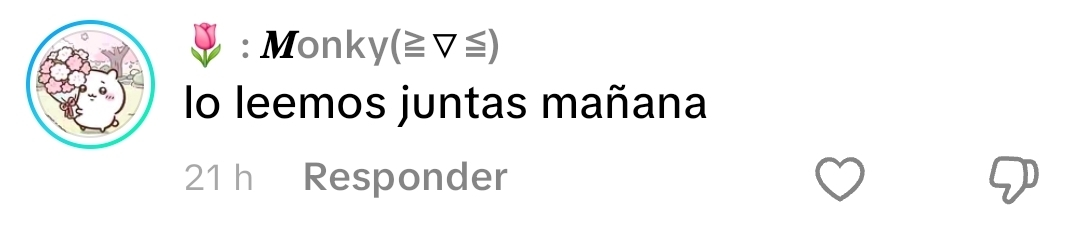
#> input picture cuaderno-pov/comentario_monky.jpg, 1080 x 243 px; its folder holds only this picture in this run
$ python -i prueba_rig2.py   (imports and definitions only)
#> lines starting #> are read from the running program, lines starting #| are printed output that depends on the picture
import math, subprocess, sys, random
from multiprocessing import Pool
from PIL import Image, ImageDraw, ImageFilter, ImageChops
W,H=1080,1920; SS=2; FPS=30; DUR=8.0
FLOOR=1330; GY=1375; OW=2.6
OX=OY=0
DARK=(70,44,38)
def mix(a,b,t): return tuple(int(a[i]+(b[i]-a[i])*t) for i in range(3))
def OC(c,k=.5): return mix(c,DARK,k)
def cl(x,a=0.,b=1.): return max(a,min(b,x))
def sm(x): x=cl(x); return x*x*(3-2*x)
def seg(t,a,b): return sm((t-a)/(b-a))
def lerp(a,b,t): return (a[0]+(b[0]-a[0])*t, a[1]+(b[1]-a[1])*t)
def rot(p,c,a):
    x,y=p[0]-c[0],p[1]-c[1]; ca,sa=math.cos(a),math.sin(a)
    return (c[0]+x*ca-y*sa, c[1]+x*sa+y*ca)
def _p(p): return ((p[0]-OX)*SS,(p[1]-OY)*SS)
def _e(d,c,rx,ry,col): d.ellipse([_p((c[0]-rx,c[1]-ry)),_p((c[0]+rx,c[1]+ry))],fill=col)
def _cap(d,a,b,w,col):
    d.line([_p(a),_p(b)],fill=col,width=max(1,round(w*SS))); _e(d,a,w/2,w/2,col); _e(d,b,w/2,w/2,col)
def circ(d,c,r,col,o=0,oc=None): ell(d,c,r,r,col,o,oc)
def ell(d,c,rx,ry,col,o=0,oc=None):
    if o: _e(d,c,rx+o,ry+o,oc or OC(col))
    _e(d,c,rx,ry,col)
def ring(d,c,rx,ry,w,col): d.ellipse([_p((c[0]-rx,c[1]-ry)),_p((c[0]+rx,c[1]+ry))],outline=col,width=max(1,round(w*SS)))
def cap(d,a,b,w,col,o=0,oc=None):
    if o: _cap(d,a,b,w+2*o,oc or OC(col))
    _cap(d,a,b,w,col)
def limb(d,pts,ws,col,o=OW,oc=None):
    for i in range(len(pts)-1): _cap(d,pts[i],pts[i+1],ws[i]+2*o,oc or OC(col))
    for i in range(len(pts)-1): _cap(d,pts[i],pts[i+1],ws[i],col)
def curve(d,pts,w,col):
    d.line([_p(p) for p in pts],fill=col,width=max(1,round(w*SS)),joint="curve")
    _e(d,pts[0],w/2,w/2,col); _e(d,pts[-1],w/2,w/2,col)
def poly(d,pts,col,o=0,oc=None):
    if o: curve(d,list(pts)+[pts[0]],2*o,oc or OC(col))
    d.polygon([_p(p) for p in pts],fill=col)
def rrect(d,b,r,col,o=0,oc=None):
    if o: d.rounded_rectangle([_p((b[0]-o,b[1]-o)),_p((b[2]+o,b[3]+o))],radius=(r+o)*SS,fill=oc or OC(col))
    d.rounded_rectangle([_p(b[:2]),_p(b[2:])],radius=r*SS,fill=col)
def bez(a,c,b,n=12): return [((1-u)**2*a[0]+2*u*(1-u)*c[0]+u*u*b[0],(1-u)**2*a[1]+2*u*(1-u)*c[1]+u*u*b[1]) for u in [i/n for i in range(n+1)]]
def arcpts(c,w,dp,ang=0,ctr=None):
    pts=[(c[0]+w*u, c[1]+dp*(1-u*u)) for u in [i/6-1 for i in range(13)]]
    return [rot(p,ctr,ang) for p in pts] if ctr else pts
def smile(d,c,w,dp,th,col,ang=0,ctr=None): curve(d,arcpts(c,w,dp,ang,ctr),th,col)
# [9 lines left out: functions blink, ik, not called in this run]

CH=(182,118,98); CARD=(112,138,118); SKA=(234,192,162); SKN=(244,206,178)
HAIR=(78,50,40); DRESS=(102,156,162); WHITE=(246,242,234); WOC=(176,162,152); CREAM=(250,240,222)

def curtain(d,xa,xb,t,flip=1):
    s=7*math.sin(t*.9)*flip; top=400; bot=862; c=(228,190,170)
    L=bez((xa,top),(xa+10*flip+s*.4,630),(xa-14*flip+s,bot)); R=bez((xb,top),(xb+6*flip+s*.5,630),(xb+22*flip+s,bot))
    poly(d,L+R[::-1],c,2,(186,146,130))
    for k in (.25,.5,.75):
        pts=[lerp(L[i],R[i],k) for i in range(len(L))]
        curve(d,pts,3,mix(c,(150,100,90),.35)); curve(d,[(p[0]+5,p[1]) for p in pts],3,mix(c,(255,255,255),.3))
    curve(d,[(L[-1][0],bot-10),(R[-1][0],bot-10)],4,(246,226,200))

def build_bg():
    rnd=random.Random(7)
    im=Image.new("RGB",(W*SS,H*SS)); d=ImageDraw.Draw(im)
    for y in range(FLOOR): d.rectangle([0,y*SS,W*SS,(y+1)*SS],fill=mix((238,218,190),(224,192,158),y/FLOOR))
    for x in range(0,W,64):
        d.rectangle([x*SS,0,(x+30)*SS,FLOOR*SS],fill=None)
        for y in range(40,1110,74):
            c=mix((238,218,190),(224,192,158),y/FLOOR)
            xx=x+16+(32 if (y//74)%2 else 0)
            poly(d,[(xx,y-7),(xx+5,y),(xx,y+7),(xx-5,y)],mix(c,(255,250,236),.5)); circ(d,(xx,y+18),1.8,mix(c,(196,150,120),.5))
    # zocalo de madera
    rrect(d,(0,1120,W,FLOOR),0,(214,176,138)); rrect(d,(0,1112,W,1128),0,(196,156,118)); rrect(d,(0,1126,W,1130),0,(170,130,98))
    for x in range(0,W,92):
        rrect(d,(x+10,1146,x+82,1280),8,(204,164,126)); rrect(d,(x+14,1150,x+78,1276),6,(220,184,146))
    rrect(d,(0,FLOOR-30,W,FLOOR),0,(190,150,114)); rrect(d,(0,FLOOR-32,W,FLOOR-27),0,(166,126,94))
    # suelo
    ys=[FLOOR,FLOOR+48,FLOOR+112,FLOOR+192,FLOOR+292,FLOOR+412,H]
    for i in range(6):
        y0,y1=ys[i],ys[i+1]; x=-rnd.randint(0,300)
        while x<W:
            w=rnd.randint(260,520); base=mix((176,128,92),(140,98,70),(y0-FLOOR)/(H-FLOOR)); c=mix(base,(110,70,48) if rnd.random()<.5 else (214,170,126),rnd.random()*.16)
            d.rectangle([_p((x,y0)),_p((x+w,y1))],fill=c)
            for _ in range(rnd.randint(2,4)):
                gy=rnd.uniform(y0+6,y1-6); gx=rnd.uniform(x+10,x+w-120); gl=rnd.uniform(60,200)
                curve(d,bez((gx,gy),(gx+gl/2,gy+rnd.uniform(-5,5)),(gx+gl,gy)),1.6,mix(c,(96,60,40),.35))
            if rnd.random()<.3: ell(d,(rnd.uniform(x+30,x+w-30),(y0+y1)/2),7,4,mix(c,(96,60,40),.4))
            d.line([_p((x+w,y0)),_p((x+w,y1))],fill=mix(c,(80,50,36),.55),width=4); x+=w
        d.line([_p((0,y0)),_p((W,y0))],fill=(118,80,58),width=4)
    # ventana
    x0,y0,x1,y1=130,440,410,820
    rrect(d,(x0-24,y0-24,x1+24,y1+24),10,CREAM,3,(190,160,130)); rrect(d,(x0-6,y0-6,x1+6,y1+6),4,(200,170,140))
    for y in range(y0,y1): d.rectangle([_p((x0,y)),_p((x1,y+1))],fill=mix((70,78,132),(240,178,138),((y-y0)/(y1-y0))**1.5))
    for r,k in ((60,.10),(44,.16),(32,.26)): circ(d,(340,520),r,mix((98,104,152),(252,244,214),k))
    circ(d,(340,520),23,(252,246,220)); circ(d,(332,514),5,(236,228,200)); circ(d,(348,528),3.5,(236,228,200))
    for _ in range(26):
        sx,sy=rnd.uniform(x0+6,x1-6),rnd.uniform(y0+6,y0+230); circ(d,(sx,sy),rnd.choice((1.4,1.8,2.6)),(250,244,222))
    for cx,cy,rw in ((200,610,60),(250,622,46),(330,650,54)): ell(d,(cx,cy),rw,13,(170,140,170))
    poly(d,[(x0,y1),(x0,728),(190,690),(250,730),(310,700),(370,740),(x1,716),(x1,y1)],(124,112,140))
    poly(d,[(x0,y1),(x0,770),(220,745),(300,778),(x1,756),(x1,y1)],(96,90,118))
    for hx,hy in ((180,772),(196,776),(330,780),(352,774),(266,790)): rrect(d,(hx,hy,hx+5,hy+6),1,(250,214,130))
    poly(d,[(x0+30,y0),(x0+70,y0),(x0+10,y0+150),(x0,y0+150),(x0,y0+90)],mix((90,98,146),(255,255,255),.10))
    rrect(d,(x0+134,y0,x0+146,y1),0,CREAM); rrect(d,(x0,y0+176,x1,y0+188),0,CREAM)
    rrect(d,(x0+134,y0,x0+137,y1),0,(214,190,160)); rrect(d,(x0,y0+185,x1,y0+188),0,(214,190,160))
    rrect(d,(x0-44,y1+22,x1+44,y1+46),8,(244,230,208),3,(190,160,130)); rrect(d,(x0-36,y1+46,x1+36,y1+54),3,(206,176,146))
    # maceta en el alféizar
    rrect(d,(160,y1-14,204,y1+24),6,(198,128,104),2.5);
    for a,l in ((-.7,44),(-.2,56),(.4,48),(.9,36)):
        tip=(182+l*math.sin(a),y1-14-l*math.cos(a)); curve(d,[(182,y1-14),tip],3,(96,128,100)); ell(d,tip,9,14,(118,150,116),2)
    curtain(d,84,170,0,-1)
    rrect(d,(60,388,480,402),7,(140,100,76),2.5); circ(d,(56,395),13,(140,100,76),2.5); circ(d,(484,395),13,(140,100,76),2.5)
    # dibujo de la niña pegado en la pared
    P=lambda p:rot(p,(535,720),-.06)
    poly(d,[P((480,655)),P((590,655)),P((590,790)),P((480,790))],(252,248,238),2,(200,180,160))
    poly(d,[P((505,740)),P((565,740)),P((565,775)),P((505,775))],(226,150,130)); poly(d,[P((498,740)),P((535,708)),P((572,740))],(150,120,170))
    circ(d,P((566,682)),11,(244,200,110)); curve(d,[P((486,778)),P((584,778))],4,(130,170,120))
    poly(d,[P((520,648)),P((552,648)),P((552,664)),P((520,664))],(236,214,150))
    # repisa
    rrect(d,(560,612,884,630),4,(150,108,82),2.5); poly(d,[(590,630),(606,630),(590,660)],(128,92,70)); poly(d,[(840,630),(856,630),(856,660)],(128,92,70))
    bx=578
    for w,h,c in ((28,100,(156,118,110)),(20,116,(104,134,142)),(32,90,(210,172,110)),(24,108,(174,128,120)),(28,96,(118,132,112)),(18,86,(200,150,132))):
        rrect(d,(bx,612-h,bx+w,612),3,c,2); rrect(d,(bx+3,612-h+14,bx+w-3,612-h+20),1,mix(c,(255,255,255),.45)); rrect(d,(bx+3,612-22,bx+w-3,612-18),1,mix(c,(0,0,0),.25)); bx+=w+3
    poly(d,[(bx+6,612),(bx+30,612),(bx+62,520),(bx+38,514)],(150,130,160),2)
    rrect(d,(800,560,856,612),5,(204,146,118),2.5); rrect(d,(796,556,860,570),5,(216,160,130),2.5)
    for a,l in ((-.9,50),(-.4,70),(.1,80),(.6,64),(1.0,46)):
        tip=(828+l*math.sin(a),556-l*math.cos(a)); curve(d,bez((828,556),(828+l*.2*math.sin(a),556-l*.7),tip),3.5,(92,124,98)); ell(d,tip,10,16,(116,148,114),2)
    # lampara
    cap(d,(905,640),(905,800),8,(110,84,68),2); circ(d,(905,652),8,(196,160,96),2)
    poly(d,[(838,772),(972,772),(944,664),(866,664)],(250,224,164),2.5,(190,150,100))
    poly(d,[(840,764),(970,764),(972,772),(838,772)],(226,180,120)); poly(d,[(866,664),(944,664),(946,672),(864,672)],(226,180,120))
    cap(d,(930,772),(930,806),2,(150,120,90)); circ(d,(930,810),4,(196,160,96))
    # alfombra
    ell(d,(520,1446),478,104,(176,130,114)); ell(d,(520,1444),470,100,(190,146,128)); ell(d,(520,1444),430,84,(206,170,150)); ell(d,(520,1444),410,76,(196,154,136))
    for i in range(44):
        a=i/44*2*math.pi; circ(d,(520+420*math.cos(a),1444+80*math.sin(a)),3.2,(236,214,190))
    ell(d,(520,1444),250,40,(206,170,150)); ell(d,(520,1444),236,34,(196,154,136))
    for sx in (-1,1):
        for k in range(-5,6): cap(d,(520+sx*466,1444+k*8),(520+sx*(484-abs(k)),1444+k*9),2.5,(226,200,176))
    # sillon
    for lx in (628,946): rrect(d,(lx,1288,lx+32,1350),8,(100,72,58),2.5)
    rrect(d,(655,796,992,1272),66,CH,3); rrect(d,(684,826,964,1164),52,mix(CH,(0,0,0),.07));
    curve(d,bez((690,1000),(690,836),(830,832)),3,mix(CH,(255,255,255),.2))
    for bx_,by_ in ((760,900),(880,900),(820,1000),(760,1100),(880,1100)): circ(d,(bx_,by_),7,mix(CH,(0,0,0),.25)); circ(d,(bx_-1.5,by_-1.5),3,mix(CH,(255,255,255),.15))
    rrect(d,(605,1150,992,1304),42,mix(CH,(0,0,0),.1),3); curve(d,[(640,1176),(960,1176)],3,mix(CH,(0,0,0),.25))
    # manta tejida sobre el respaldo
    poly(d,[(872,790),(996,800),(1000,960),(900,930)],(226,196,150),2.5,(170,130,96))
    for k in range(1,6):
        a=lerp((872,790),(900,930),k/6); b=lerp((996,800),(1000,960),k/6); curve(d,[a,b],5,(196,128,104) if k%2 else (120,146,140))
    for k in range(9): a=lerp((900,930),(1000,960),k/8); cap(d,a,(a[0]-2,a[1]+14),3,(226,196,150))
    # luz
    g=Image.new("RGB",(W//8,H//8)); gd=ImageDraw.Draw(g)
    gd.ellipse([(905-400)//8,(770-400)//8,(905+400)//8,(770+400)//8],fill=(92,64,30))
    gd.ellipse([(905-150)//8,(730-150)//8,(905+150)//8,(730+150)//8],fill=(96,70,36))
    gd.ellipse([(270-190)//8,(640-250)//8,(270+190)//8,(640+250)//8],fill=(22,20,34))
    gd.polygon([(120//8,860//8),(430//8,860//8),(560//8,1500//8),(60//8,1500//8)],fill=(10,10,22))
    g=g.filter(ImageFilter.GaussianBlur(20)).resize(im.size,Image.BICUBIC); im=ImageChops.add(im,g)
    v=Image.new("L",(W//8,H//8),0); vd=ImageDraw.Draw(v); vd.ellipse([-36,-6,W//8+36,H//8+6],fill=255)
    v=v.filter(ImageFilter.GaussianBlur(34)).resize(im.size,Image.BICUBIC)
    return Image.composite(im,Image.eval(im,lambda p:int(p*.68)),v)

# [236 lines left out: functions layer, put, hand, alma_state, draw_alma, abuelo_base and 3 more, not called in this run]

BG=None
MOTES=[(790+(i*53)%230, 800+(i*97)%420, .3+(i%5)*.12, i*1.3) for i in range(16)]
def frame(t):
    global BG
    if BG is None: BG=build_bg()
    im=BG.copy(); d=ImageDraw.Draw(im)
    curtain(d,372,456,t,1)
    for mx,my,sp,p0 in MOTES:
        p=(mx+18*math.sin(t*sp+p0),my-12*t*sp+10*math.cos(t*sp*.7+p0)); circ(d,p,3.4,(252,226,170)); circ(d,p,1.8,(255,244,214))
    box=(480,730,1000,1380); L,ld=layer(box); bc,br=abuelo_base(ld,t); put(im,L,box,(-18,14,12,.28))
    d=ImageDraw.Draw(im); chair_front(d)
    x,amp,ph=alma_state(t)
    ell(d,(x+4,GY+8),88,13,(112,76,58)); ell(d,(x+4,GY+8),64,8,(96,64,50))
    box=(int(x)-190,880,int(x)+170,1410); L,ld=layer(box); top=draw_alma(ld,t,x,amp,ph); put(im,L,box,(-14,6,10,.14))
    box=(380,760,840,1220); L,ld=layer(box); abuelo_arm(ld,t,bc,br,top); put(im,L,box,(-8,10,8,.2))
    d=ImageDraw.Draw(im); ell(d,(362,1540),120,14,(150,108,92))
    box=(232,1400,492,1570); L,ld=layer(box); cat(ld,t,x); put(im,L,box)
    z=1.30+.10*sm(t/DUR); cx,cy=585+15*sm(t/DUR),1085-25*sm(t/DUR)
    w,h=W*SS/z,H*SS/z; x0=cl(cx*SS-w/2,0,W*SS-w); y0=cl(cy*SS-h/2,0,H*SS-h)
    return im.resize((W,H),Image.LANCZOS,box=(x0,y0,x0+w,y0+h))
def fbytes(i): return frame(i/FPS).tobytes()

# [13 lines not run here, left out]

>>> import cv2
>>> picture = cv2.imread('../cuaderno-pov/comentario_monky.jpg', cv2.IMREAD_GRAYSCALE)
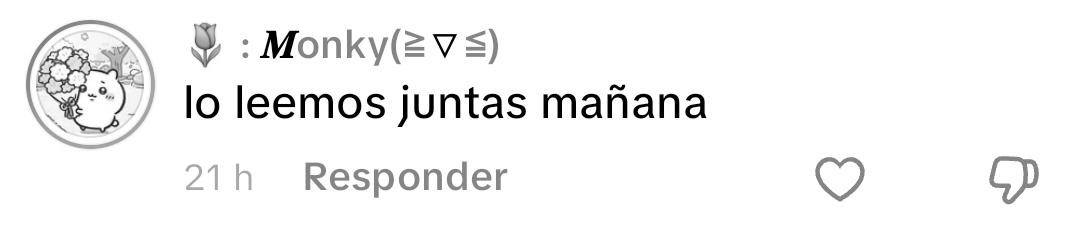
#> picture: shape (243, 1080); min 0, max 255, mean 244.3
>>> result = fbytes(picture)
#> in build_bg, `im = Image.new('RGB', (W * SS, H * SS))`: im: PIL image 2160x3840 RGB; every value is 0
#> the loop in build_bg, `for _ in range(26):` made 26 passes
#> (sx, sy) on passes 1 to 12: (225.9, 464.8), (270.7, 491), (344, 466.4), (174.6, 577.4), (142, 514.2), (158.6, 660.5), (312.2, 606.4), (240.4, 519.1), (176.1, 608.2), (174.8, 630.8), (375, 586.5), (323.9, 559.2)
#> after the loop in build_bg, `for w,h,c in ((28,100,(156,118,110)),(20,116,(104,134,142)),(32,90,(21..`: bx = 746
#> the loop in build_bg, `for i in range(44):` made 44 passes
#> a on passes 1 to 12: 0, 0.143, 0.286, 0.428, 0.571, 0.714, 0.857, 1, 1.14, 1.29, 1.43, 1.57
#> in build_bg, `g = Image.new('RGB', (W // 8, H // 8))`: g: PIL image 135x240 RGB; every value is 0
#> in build_bg, `g = g.filter(ImageFilter.GaussianBlur(20)).resize(im.size, Image.BICUB`:
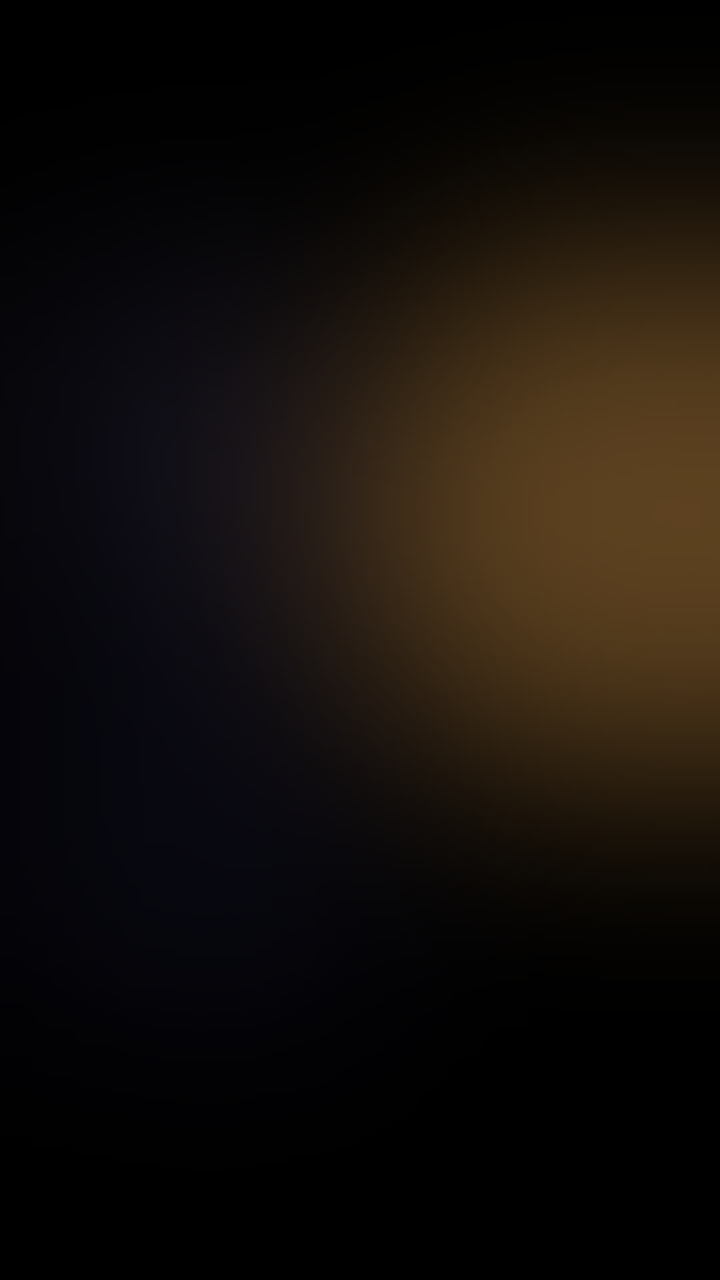
#> g: PIL image 2160x3840 RGB (shown at 1/3 size); mean R, G, B 20.1, 14.7, 10.8
#> in build_bg, `im = ImageChops.add(im, g)`:
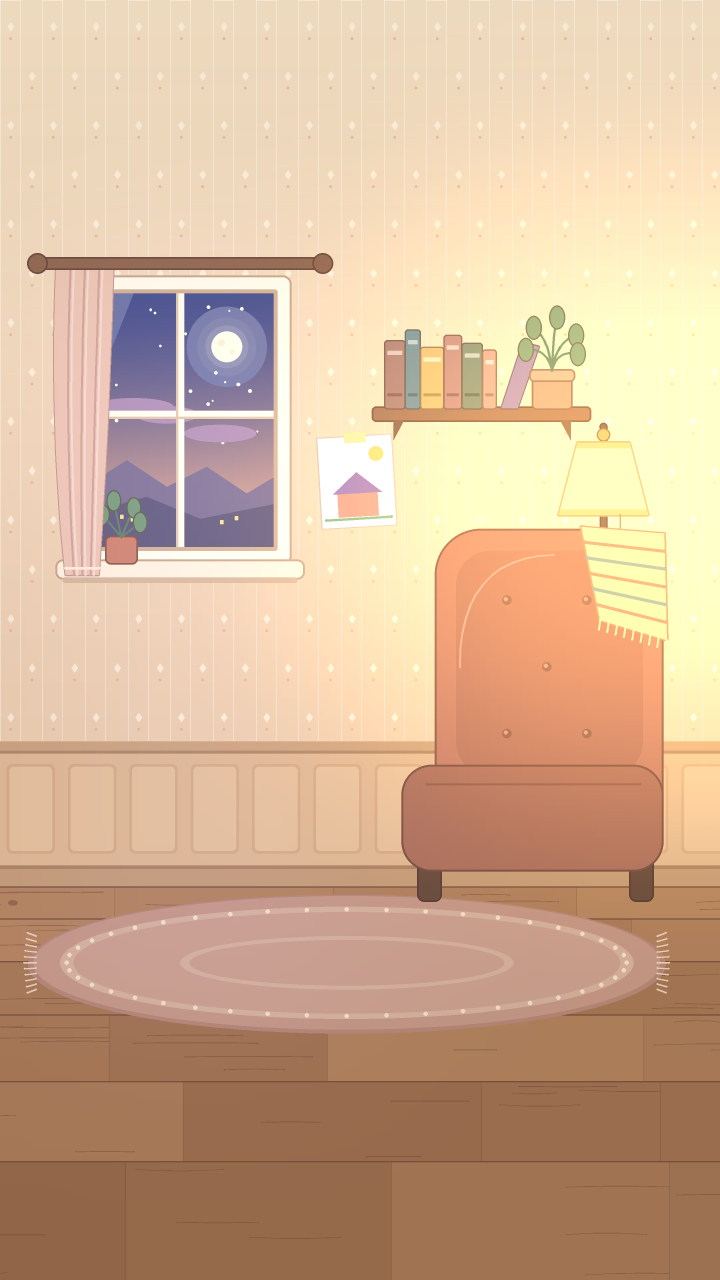
#> im: PIL image 2160x3840 RGB (shown at 1/3 size); mean R, G, B 211.9, 178.8, 149.4
#> in build_bg, `v = Image.new('L', (W // 8, H // 8), 0)`: v: PIL image 135x240 L; every value is 0
#> in build_bg, `v=v.filter(ImageFilter.GaussianBlur(34)).resize(im.size,Image.BICUBIC)`:
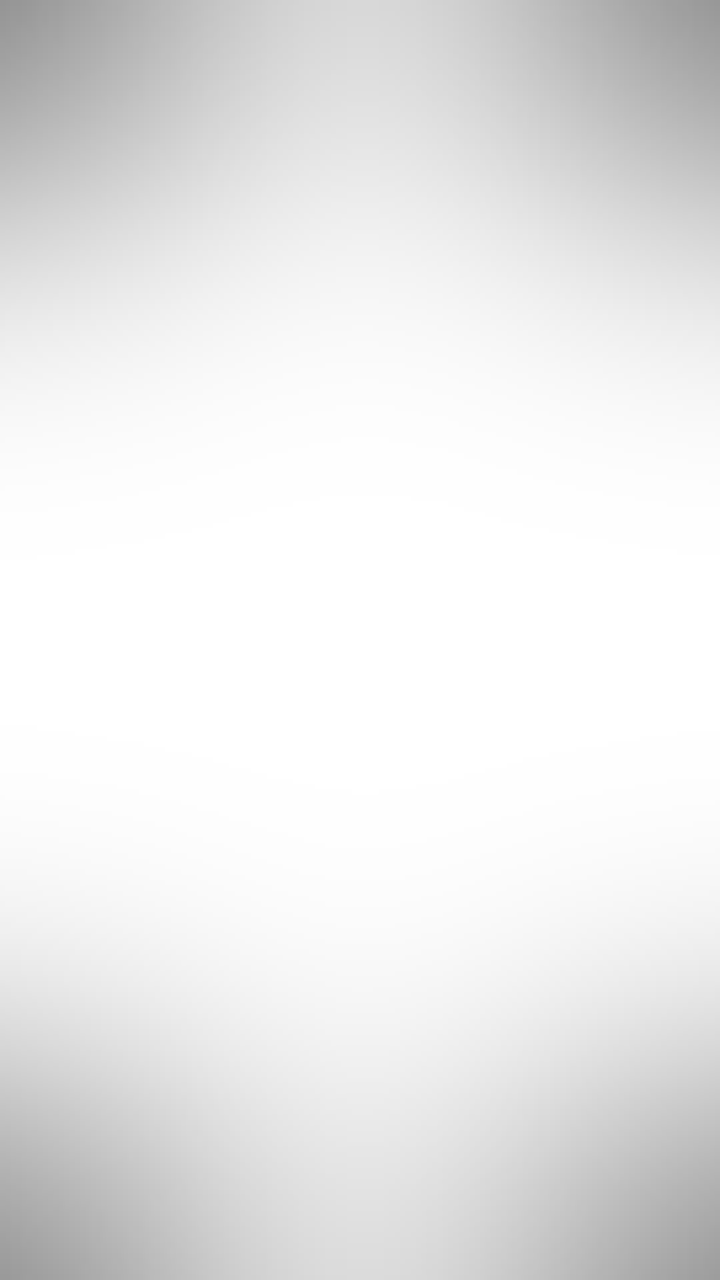
#> v: PIL image 2160x3840 L (shown at 1/3 size); min 149, max 255, mean 233.5
#> in build_bg, `return Image.composite(im,Image.eval(im,lambda p:int(p*.68)),v)`:
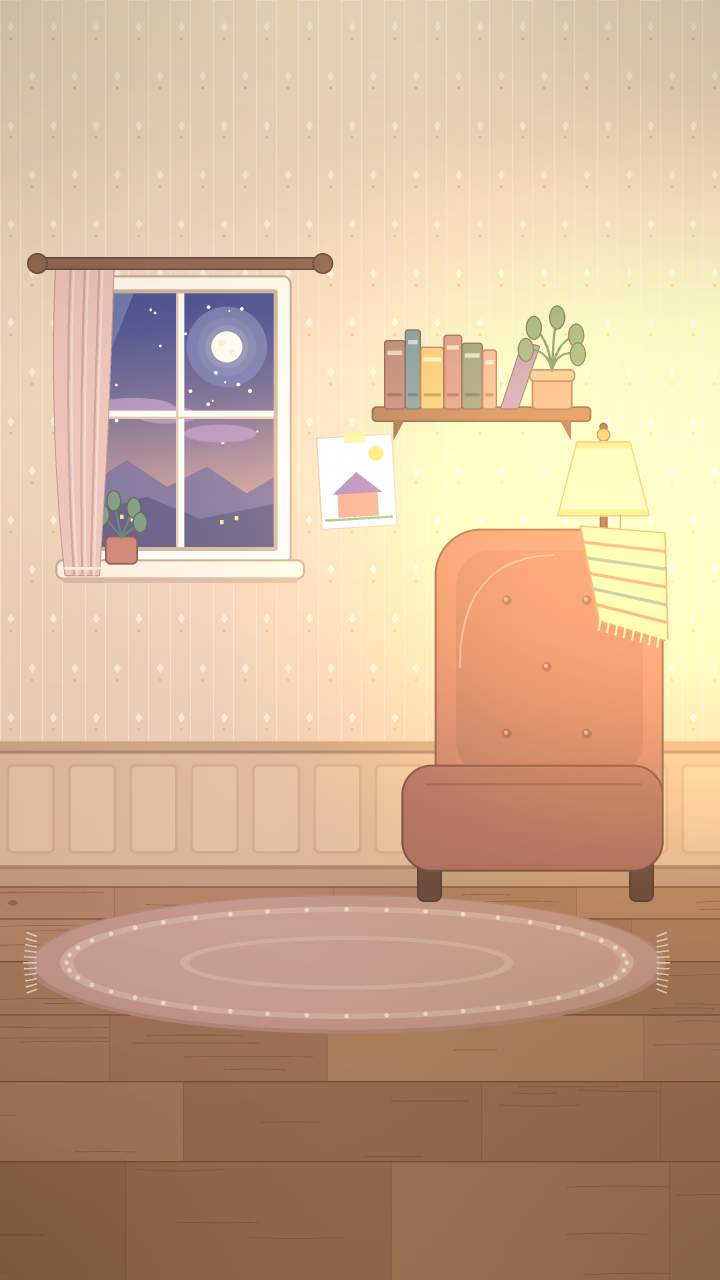
#> returned value: PIL image 2160x3840 RGB (shown at 1/3 size); mean R, G, B 206.5, 174.2, 145.6
#> (the run stopped early here; a loop or call above may not have finished)
